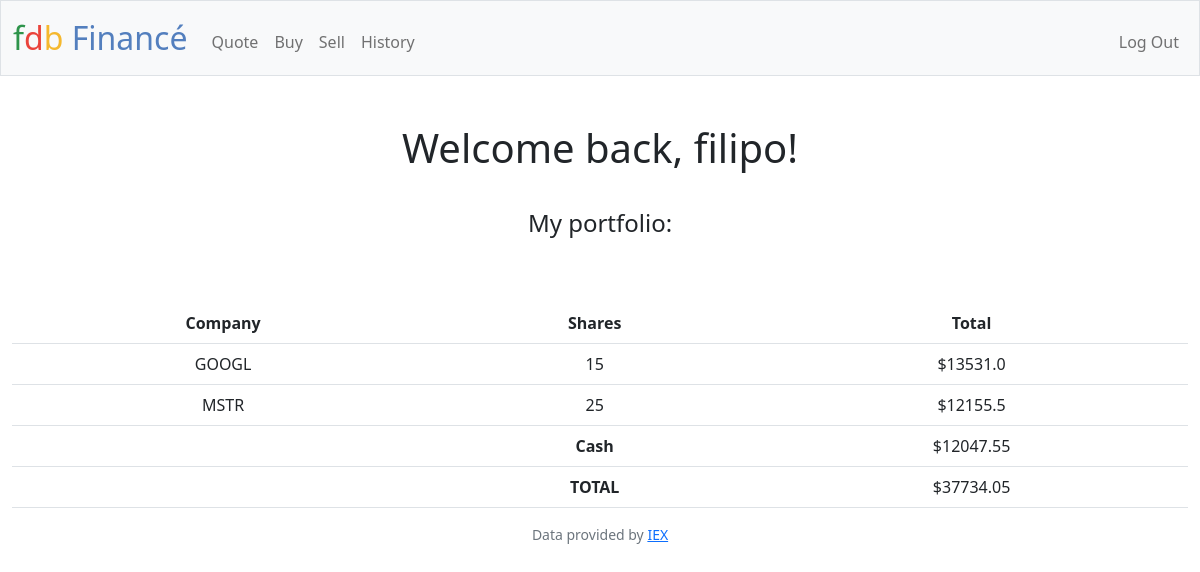
Screenshot of / (signed in) with the database file from the repository.
### tables this page shows
CREATE TABLE users (id INTEGER PRIMARY KEY AUTOINCREMENT NOT NULL, username TEXT NOT NULL, hash TEXT NOT NULL, cash NUMERIC NOT NULL DEFAULT 10000.00);

CREATE TABLE purchases (id INTEGER, company_name TEXT, cost_price INTEGER, shares INTEGER, total INTEGER, date);

### app.py (the view)
@app.route("/", methods=["GET"])
@login_required
def index():
    if request.method == "GET":
        user_id = session["user_id"]
        userdata = db.execute("SELECT * FROM users WHERE id = ?", user_id)
        for row in userdata:
            username = row["username"]
        stockdata = db.execute("SELECT company_name, SUM(shares), SUM(total) FROM purchases WHERE id = ? GROUP BY company_name", user_id)
        total = db.execute("SELECT SUM(total) FROM purchases WHERE id = ?", user_id)
        cash = db.execute("SELECT cash FROM users WHERE id = ?", user_id)
        if total[0]["SUM(total)"] is None:
            return render_template ('index0.html', username=username)
        else:
            cash_value = float(cash[0]["cash"])
            total_marketvalue = float(total[0]["SUM(total)"])
            total_value = cash_value + total_marketvalue
    return render_template("index.html", username=username, stockdata=stockdata, cash=cash_value, total=total_value)

### app.py (called while the page is built)
@app.after_request
def after_request(response):
    response.headers["Cache-Control"] = "no-cache, no-store, must-revalidate"
    response.headers["Expires"] = 0
    response.headers["Pragma"] = "no-cache"
    return response

### helpers.py (called while the page is built)
def login_required(f):
    @wraps(f)
    def decorated_function(*args, **kwargs):
        if session.get("user_id") is None:
            return redirect("/login")
        return f(*args, **kwargs)
    return decorated_function

### templates/index.html (shortened to what this page needs)
{% extends "layout.html" %}
{% block main %}
     <div>
        <h1 class="display-6">Welcome back, {{ username }}!</h1>
            <div>
                <h4>
                    <br>My portfolio:<br><br><br>
                </h4>
                <table class="table table-hover">
                    <tr>
                        <th>Company</th>
                        <th>Shares</th>
                        <th>Total</th>
                    </tr>
                    {% for row in stockdata %}
                    <tr>
                        <td>{{ row["company_name"] }}</td>
                        <td>{{ row["SUM(shares)"] }}</td>
                        <td>${{ row["SUM(total)"]|round(2) }}</td>
                    </tr>
                    {% endfor %}
                    <tr>
                        <td> </td>
                        <th class="text-right">Cash</th>
                        <td class="text-right">${{ cash|round(2) }}</td>
                    </tr>
                    <tr>
                        <td> </td>
                        <th class="text-right">TOTAL</th>
                        <td class="text-right">${{ total|round(2) }}</td>
                    </tr>
            </div>
     </div>
{% endblock %}

### rows the page displays
users: username "filipo", cash "12047.55"
purchases: company_name "MSTR", shares "25", total "12155.5"

### other values shown
{{ row["company_name"] }} "GOOGL"
{{ row["SUM(shares)"] }} "15"
{{ row["SUM(total)"]|round(2) }} "13531.0"
{{ total|round(2) }} "37734.05"
